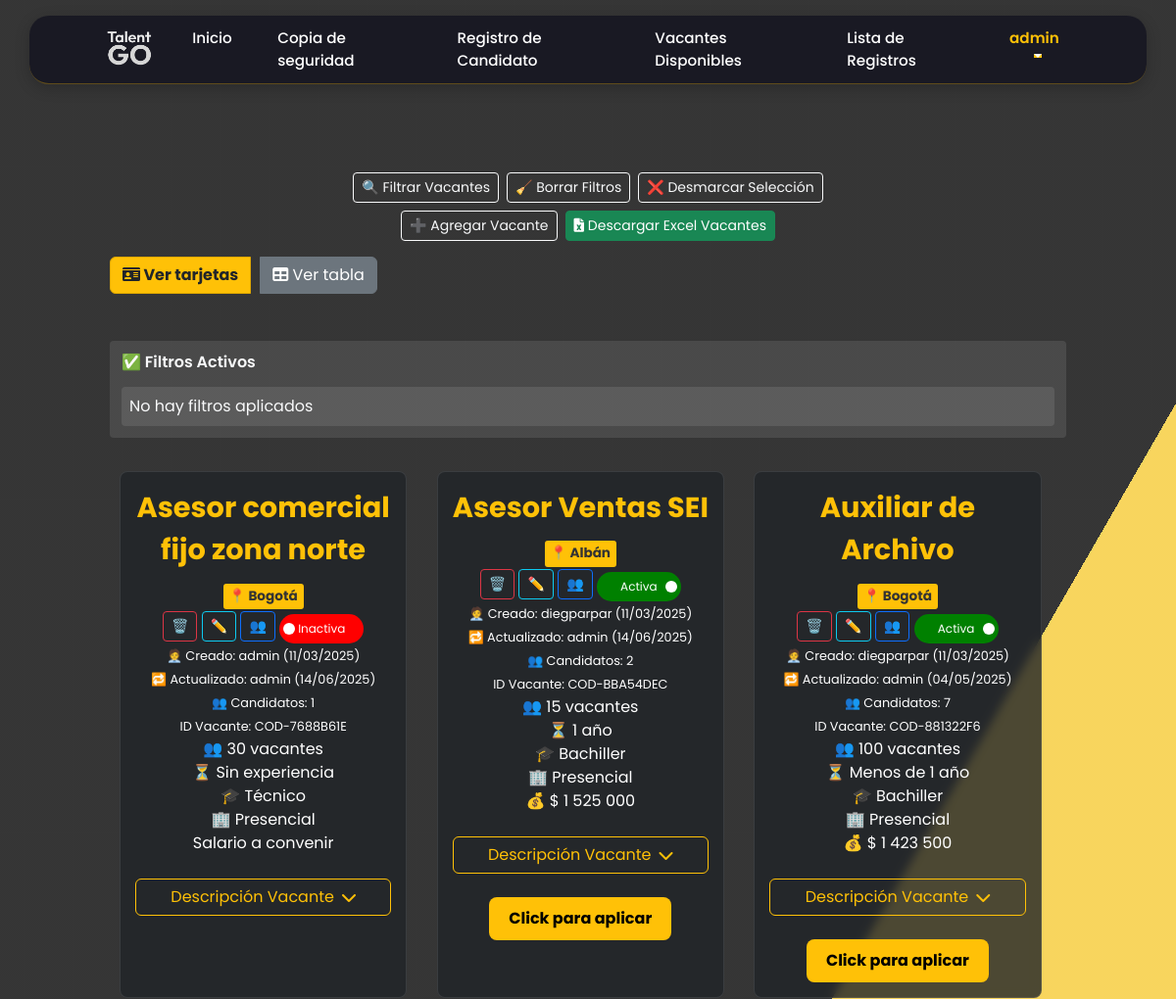
The page /lista_vacantes/?page=1 (signed in, upper part) on the database as committed earlier.
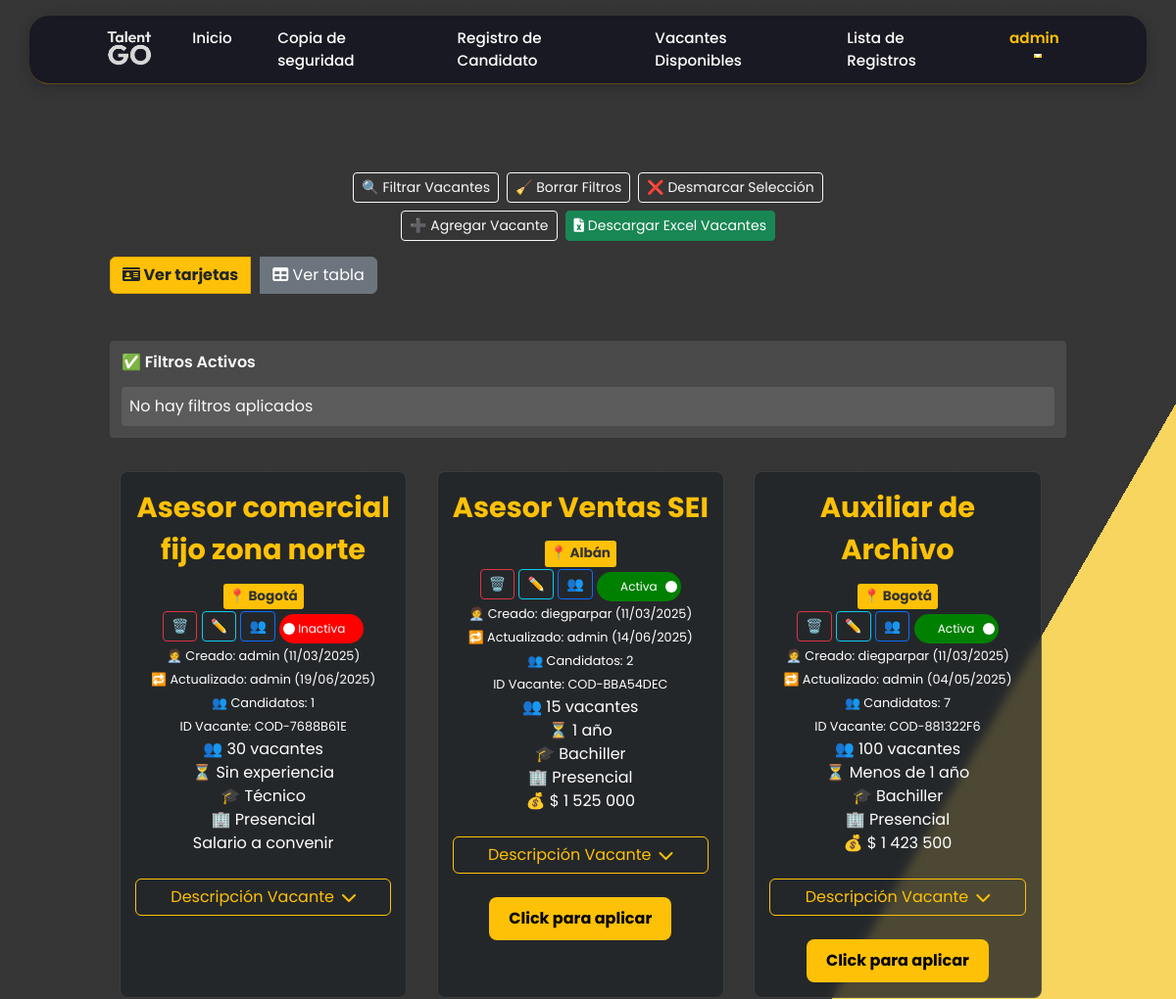
The same page on the database as committed later.
### vacantes/models.py (models this page shows, shortened)
class Vacante(models.Model):
    codigo_vacante = models.CharField(
        max_length=50,
        unique=True,
        default=generate_unique_codigo
    )
    cargo = models.CharField(max_length=100)
    area = models.CharField(
        max_length=100,
        null=True,
        blank=True,
        choices=[
            ('Administración y Gestión', 'Administración y Gestión'),
            ('Finanzas y Contabilidad', 'Finanzas y Contabilidad'),
            ('Tecnología e Informática', 'Tecnología e Informática'),
            ('Recursos Humanos', 'Recursos Humanos'),
            ('Ventas y Comercial', 'Ventas y Comercial'),
            ('Atención al Cliente y Servicios', 'Atención al Cliente y Servicios'),
            ('Marketing y Publicidad', 'Marketing y Publicidad'),
            ('Logística y Transporte', 'Logística y Transporte'),
            ('Logística y Bodega', 'Logística y Bodega'),
            ('Producción y Manufactura', 'Producción y Manufactura'),
            ('Ingeniería y Construcción', 'Ingeniería y Construcción'),
            ('Salud y Bienestar', 'Salud y Bienestar'),
            ('Educación y Formación', 'Educación y Formación'),
            ('Legal y Asesoría', 'Legal y Asesoría'),
            ('Hostelería y Turismo', 'Hostelería y Turismo'),
            ('Arte, Cultura y Entretenimiento', 'Arte, Cultura y Entretenimiento'),
            ('Medio Ambiente y Energía', 'Medio Ambiente y Energía'),
            ('Ciencia e Investigación', 'Ciencia e Investigación'),
            ('Seguridad y Defensa', 'Seguridad y Defensa'),
            ('Servicios Generales', 'Servicios Generales'),
        ]
    )
    numero_puestos = models.IntegerField(
        null=True,
        blank=True,
        default=1
    )
    modalidad_trabajo = models.CharField(
        max_length=50,
        choices=[
            ('Presencial', 'Presencial'),
            ('Remoto', 'Remoto'),
            ('Híbrido', 'Híbrido'),
        ]
    )
    tipo_contrato = models.CharField(
        max_length=50,
        choices=[
            ('Indefinido', 'Indefinido'),
            ('Fijo', 'Fijo'),
            ('Obra o Labor', 'Obra o Labor'),
            ('Prácticas', 'Prácticas'),
            ('Aprendizaje', 'Aprendizaje'),
            ('Prestación de Servicios', 'Prestación de Servicios'),
        ]
    )
    jornada_trabajo = models.CharField(
        max_length=50,
        choices=[
            ('Tiempo completo', 'Tiempo completo'),
            ('Medio tiempo', 'Medio tiempo'),
            ('Por horas', 'Por horas'),
        ]
    )
    descripcion_vacante = models.TextField(max_length=6000)
    tiempo_experiencia = models.CharField(
        max_length=50,
        choices=[
            ('Sin experiencia', 'Sin experiencia'),
            ('Menos de 1 año', 'Menos de 1 año'),
            ('1 año', '1 año'),
            ('2 años', '2 años'),
            ('3 años o más', '3 años o más'),
        ]
    )
    nivel_estudios = models.CharField(
        max_length=50,
        choices=[
            ('No Requiere', 'No Requiere'),
            ('Primaria', 'Primaria'),
            ('Bachiller Básico (Hasta 9°)', 'Bachiller Básico (Hasta 9°)'),
            ('Bachiller', 'Bachiller'),
            ('Técnico', 'Técnico'),
            ('Tecnólogo', 'Tecnólogo'),
            ('Profesional', 'Profesional'),
            ('Postgrado', 'Postgrado'),
        ]
    )
    departamento = models.ForeignKey(Departamento, on_delete=models.SET_NULL, null=True, blank=True)
    ciudad = models.ForeignKey(Ciudad, on_delete=models.SET_NULL, null=True, blank=True)
    rango_salarial = models.IntegerField(null=True, blank=True)
    fecha_publicacion = models.DateField(auto_now_add=True)
    empresa_usuaria = models.CharField(max_length=100)
    candidatos_registrados = models.ManyToManyField('RegistroCandidato', related_name='vacantes', blank=True)
    estado = models.BooleanField(default=True) # True = Activa, False = Inactiva
    tipo_vacante = models.CharField(
        max_length=20,
        choices=[
            ('Tradicional', 'Tradicional'),
            ('Convocatoria', 'Convocatoria'),
        ],
        default='Tradicional'
    )
    citacion_convocatoria = models.TextField(
        max_length=3000,
        null=True,
        blank=True,
        help_text="Solo se diligencia si la vacante es de tipo Convocatoria"
    )
    usuario_publicador = models.ForeignKey(User, on_delete=models.SET_NULL, null=True, blank=True, related_name='vacantes_publicadas')
    usuario_actualizador = models.ForeignKey(User, on_delete=models.SET_NULL, null=True, blank=True, related_name='vacantes_actualizadas')
    fecha_creacion = models.DateTimeField(auto_now_add=True)
    fecha_actualizacion = models.DateTimeField(null=True, blank=True)
    class Meta:
        verbose_name = "Vacante"
        verbose_name_plural = "Vacantes"

class Ciudad(models.Model):
    nombre = models.CharField(max_length=100)
    departamento = models.ForeignKey(Departamento, on_delete=models.CASCADE, related_name="ciudades")
    class Meta:
        ordering = ["nombre"]  # Ordenar siempre por nombre alfabéticamente
    def __str__(self):
        return self.nombre

### vacantes/views.py (the view, shortened to what this page needs)
# urls.py: path('lista_vacantes/', views.lista_vacantes, name='lista_vacantes'), #agregado por Jose
def lista_vacantes(request):
    filtros = {
        'cargo': request.GET.get('cargo', ''),
        'codigo_vacante': request.GET.get('codigo_vacante', ''),
        'rango_salarial_min': request.GET.get('rango_salarial_min', ''),
        'rango_salarial_max': request.GET.get('rango_salarial_max', ''),
        'usuario_publicador_list': request.GET.getlist('usuario_publicador'),
        'estado_list': request.GET.getlist('estado'), # Recibe ['True'], ['False'], o ['True', 'False']
        'area_list': request.GET.getlist('area'),
        'modalidad_trabajo_list': request.GET.getlist('modalidad_trabajo'),
        'tipo_contrato_list': request.GET.getlist('tipo_contrato'),
        'jornada_trabajo_list': request.GET.getlist('jornada_trabajo'),
        'tiempo_experiencia_list': request.GET.getlist('tiempo_experiencia'),
        'nivel_estudios_list': request.GET.getlist('nivel_estudios'),
        'departamento_list': request.GET.getlist('departamento'),
        'ciudad_list': request.GET.getlist('ciudad'),
    }
    vacantes = Vacante.objects.filter(estado=True) if not request.user.is_authenticated else Vacante.objects.all()
    usuarios_publicadores = User.objects.all().order_by('username')
    if filtros['codigo_vacante']:
        vacantes = vacantes.filter(codigo_vacante__icontains=filtros['codigo_vacante'].strip())
    if filtros['cargo']:
        vacantes = vacantes.filter(cargo__icontains=filtros['cargo'].strip())
    if filtros['area_list']:
        vacantes = vacantes.filter(area__in=filtros['area_list'])
    if filtros['usuario_publicador_list']:
        vacantes = vacantes.filter(usuario_publicador__id__in=filtros['usuario_publicador_list'])
    if filtros['modalidad_trabajo_list']:
        vacantes = vacantes.filter(modalidad_trabajo__in=filtros['modalidad_trabajo_list'])
    if filtros['tipo_contrato_list']:
        vacantes = vacantes.filter(tipo_contrato__in=filtros['tipo_contrato_list'])
    if filtros['jornada_trabajo_list']:
        vacantes = vacantes.filter(jornada_trabajo__in=filtros['jornada_trabajo_list'])
    if filtros['tiempo_experiencia_list']:
        vacantes = vacantes.filter(tiempo_experiencia__in=filtros['tiempo_experiencia_list'])
    if filtros['nivel_estudios_list']:
        vacantes = vacantes.filter(nivel_estudios__in=filtros['nivel_estudios_list'])
    if filtros['departamento_list']:
        vacantes = vacantes.filter(departamento__in=filtros['departamento_list'])
    if filtros['ciudad_list']:
        from django.db.models import Q
        filtro_ciudades = Q(ciudad__in=filtros['ciudad_list'])
        if filtro_ciudades:
            vacantes = vacantes.filter(filtro_ciudades)
    rango_salarial_min = filtros['rango_salarial_min']
    rango_salarial_max = filtros['rango_salarial_max']
    if rango_salarial_min and rango_salarial_max:
        vacantes = vacantes.filter(
            rango_salarial__gte=rango_salarial_min,
            rango_salarial__lte=rango_salarial_max
        )
    elif rango_salarial_min:
        vacantes = vacantes.filter(rango_salarial__gte=rango_salarial_min)
    elif rango_salarial_max:
        vacantes = vacantes.filter(rango_salarial__lte=rango_salarial_max)
    vacantes = vacantes.annotate(num_candidatos=Count('candidatos'))
    vacantes = sorted(vacantes, key=lambda v: v.cargo.lower())
    try:
        items_por_pagina = int(request.GET.get('por_pagina', 10)) # Usa el valor del form, default 10
    except ValueError:
        items_por_pagina = 10 # Default si el valor no es un número válido
    paginator = Paginator(vacantes, items_por_pagina)
    page_number = request.GET.get('page')
    try:
        page_obj = paginator.page(page_number)
    except PageNotAnInteger:
        page_obj = paginator.page(1)
    except EmptyPage:
        page_obj = paginator.page(paginator.num_pages)
    form = VacanteForm()
    choices_context = {
        'area_choices': form.fields['area'].choices,
        'modalidad_trabajo_choices': form.fields['modalidad_trabajo'].choices,
        'tipo_contrato_choices': form.fields['tipo_contrato'].choices,
        'jornada_trabajo_choices': form.fields['jornada_trabajo'].choices,
        'tiempo_experiencia_choices': form.fields['tiempo_experiencia'].choices,
        'nivel_estudios_choices': form.fields['nivel_estudios'].choices,
        'departamento_choices': form.fields['departamento'].choices,
    }
    cundinamarca = Departamento.objects.filter(nombre="Cundinamarca").first()
    ciudades_cundinamarca = []
    if cundinamarca:
        ciudades_cundinamarca = Ciudad.objects.filter(departamento=cundinamarca).exclude(id=12117)
    filtros['ciudad_info'] = []
    return render(request, "vacantes/lista.html", {
        "page_obj": page_obj, # <--- ¡Clave! Pasar el objeto de página
        "items_por_pagina": items_por_pagina, # Para el selector <select>
        "filtros": filtros,
        "ciudades_cundinamarca": ciudades_cundinamarca,
        "usuarios_publicadores": usuarios_publicadores,
        **choices_context  # Pasar los choices al template
    })# API para obtener ciudades por departamentos (añadir a urls.py)

### vacantes/models.py (called while the page is built)
def generate_unique_codigo():
    return f'COD-{uuid.uuid4().hex[:8].upper()}'

    def __str__(self):
        return self.nombre

### vacantes/templates/vacantes/lista.html (shortened to what the changed rows need)
{% extends 'base.html' %}
{% load static %}
{% block contenido %}
{% load humanize %}
<div class="gradient-bg">
    <div class="container py-5">
        <div id="cards-view">
            <div class="grid-container">
            {% for vacante in page_obj %}
            <div class="vacante-card">
                <div class="vacante-header">
                    <div class="checkbox-container">
                            <div class="vacante-info">
                            <div class="vacante-title">{{ vacante.cargo }}</div>
                            <div class="vacante-location">
    📍
    {% if vacante.ciudad %}
        {{ vacante.ciudad }}
    {% elif vacante.departamento %}
        {{ vacante.departamento }}
    {% else %}
        No especificado
    {% endif %}
</div>
                            {% if request.user.is_authenticated %}
                            {% if request.user.is_authenticated %}
                            <br>
                            <div class="vacante-actions">
                                <form action="{% url 'eliminar_vacante' vacante.id %}" method="POST" class="d-inline"
                                      onsubmit="return confirm('¿Estás seguro de que deseas eliminar esta vacante?');">
                                    <button type="submit" class="btn btn-outline-danger btn-sm">
                                        🗑️
                                    </button>
                                </form>
                                <a href="{% url 'editar_vacante' vacante.id %}" class="btn btn-outline-info btn-sm">
                                    ✏️
                                </a>
                                <a href="{% url 'lista_candidatos' vacante.id %}" class="btn btn-outline-primary btn-sm">
                                    👥
                                </a>
                                <form action="{% url 'cambiar_estado_vacante' vacante.id %}" method="POST" style="display: inline;">
                                    <label class="switch">
                                        <span class="slider round">
                                            <span class="switch-text">{% if vacante.estado %}Activa{% else %}Inactiva{% endif %}</span>
                                        </span>
                                    </label>
                                </form>
                            </div>
                            {% endif %}
                            <div class="vacante-meta">
                                <small>🧑‍💼 Creado: {{ vacante.usuario_publicador.username|default:"No asignado" }} ({{ vacante.fecha_creacion|date:"d/m/Y" }})</small><br>
                                <small>🔁 Actualizado: {{ vacante.usuario_actualizador.username|default:"" }} ({{ vacante.fecha_actualizacion|date:"d/m/Y" }})</small><br>
                                <small>👥 Candidatos: {{ vacante.num_candidatos }}</small><br>
                                <small>ID Vacante: {{ vacante.codigo_vacante|default:"No asignado" }}</small>
                            </div>
                            {% endif %}
                        </div>
                    </div>
                </div>
                <div class="badge-container">
                    <div class="info-badge">
                        👥 {{ vacante.numero_puestos }} vacantes
                    </div>
                    <div class="info-badge">
                        ⏳ {{ vacante.tiempo_experiencia }}
                    </div>
                    <div class="info-badge">
                        🎓 {{ vacante.nivel_estudios }}
                    </div>
                    <div class="info-badge">
                        🏢 {{ vacante.modalidad_trabajo }}
                    </div>
                    <div class="info-badge">
                            {% if vacante.rango_salarial %}
                            💰 $  {{ vacante.rango_salarial|intcomma }}
                            {% else %}
                                Salario a convenir
                            {% endif %}
                    </div>
                </div>
                <br>
                <div class="mt-auto">
                    <button class="btn btn-outline-warning w-100 toggle-info d-flex align-items-center justify-content-center"
                            type="button"
                            data-bs-toggle="modal"
                            data-bs-target="#modal-{{ vacante.id }}">
                        Descripción Vacante <i class="fas fa-chevron-down toggle-icon ms-2"></i>
                    </button>
                    <br>
                </div>
            </div>
            {% endfor %}
        </div>
        </div>
    </div>
</div>
{% endblock %}

Rows that differ between the two databases and show on the page:
changed Vacante "Asesor comercial fijo zona norte": fecha_actualizacion "14/06/2025" → "19/06/2025"
